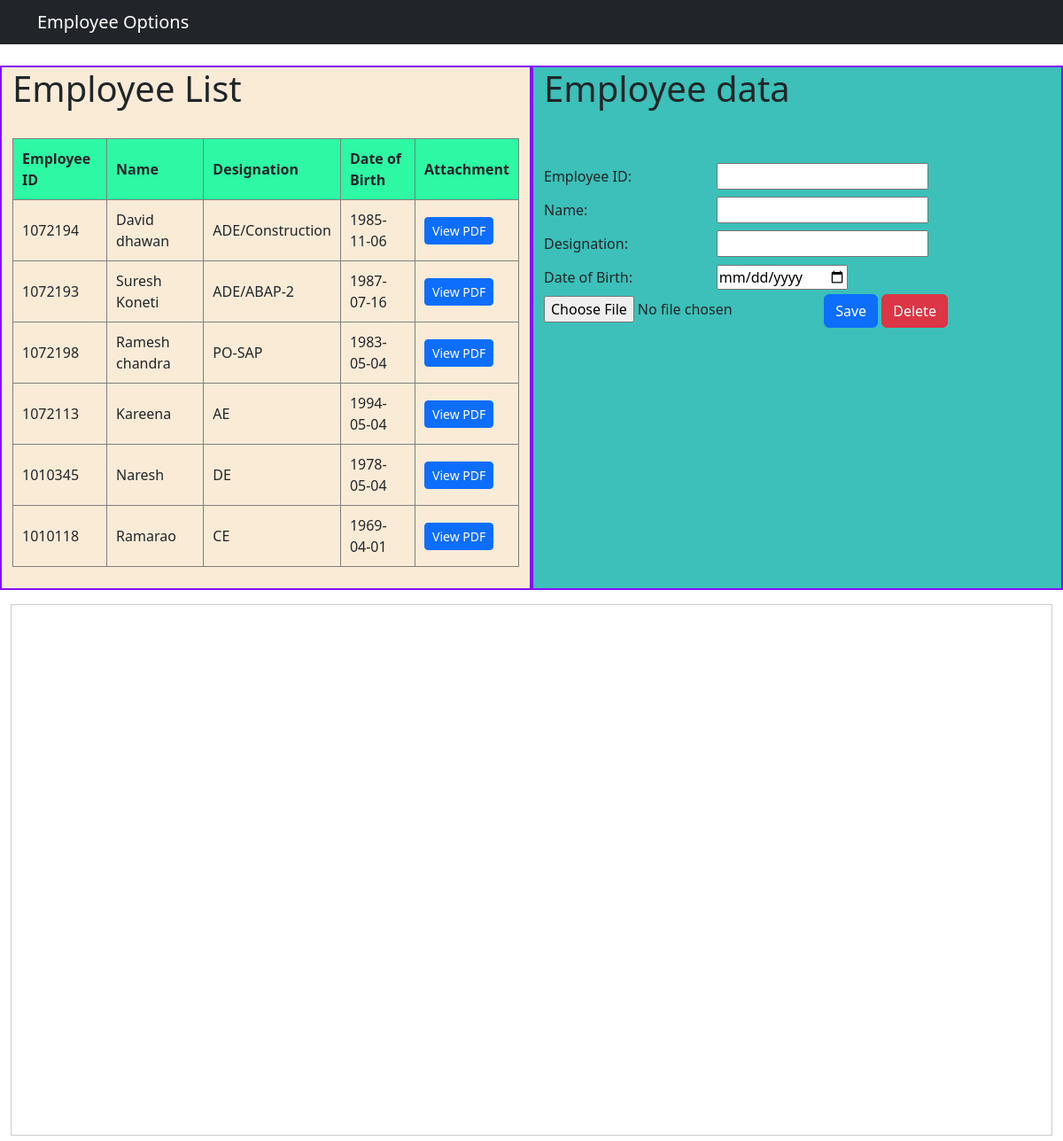
The page / on the database its author committed.
### tables this page shows
CREATE TABLE employee (
   pernr text PRIMARY KEY NOT NULL,
   name text,
   desig text,
   dob date
  , attachment text);

### app.py (the view)
@app.route("/")
def home():
    conn = sqlite3.connect("employee.db")
    cursor = conn.cursor()
    cursor.execute("SELECT * FROM employee")
    employees = cursor.fetchall()
    conn.close()
    return render_template("form.html", employees=employees)

### templates/form.html (shortened to what this page needs)
{% extends "base.html" %}
{% block content %}
   <div class="row">
    <div class="col-md-6" style="background-color: antiquewhite; border: #860df8 solid 2px;">
    <h1>Employee List</h1><br>
   <table border="1" cellpadding="10" cellspacing="0" class="table-bordered table-striped">
    <tr style="background-color: #2df8a4;">
        <th>Employee ID</th>
        <th>Name</th>
        <th>Designation</th>
        <th>Date of Birth</th>
        <th>Attachment</th>
    </tr>
    {% for emp in employees %}
<tr style="cursor: pointer;"
    onclick="fillform(
        this,
        '{{ emp[0] }}',
        '{{ emp[1] }}',
        '{{ emp[2] }}',
        '{{ emp[3] }}',
        '{{ emp[4] }}'
    )">
        <td>{{ emp[0] }}</td>
        <td>{{ emp[1] }}</td>
        <td>{{ emp[2] }}</td>
        <td>{{ emp[3] }}</td>
        <td><button class="btn btn-primary btn-sm" onclick="openPDF('{{ emp[0] }}')">View PDF</button></td>
    </tr>
    {% endfor %}
   </table><br>
    </div>
    <div class="col-md-6" style="background-color: rgb(60, 192, 185); border: #860df8 solid 2px;">
    <h1>Employee data</h1><br><br>
    <form method="POST" action="/submit" enctype="multipart/form-data">
        <div class="form-group">
            <label for="pernr" class="col-sm-4 col-form-label">Employee ID:</label>
            <input type="number" id="pernr" name="pernr" value="{{ item.pernr if item else '' }}" required>
        </div>
        <div class="form-group">
            <label for="name" class="col-sm-4 col-form-label">Name:</label>
            <input type="text" id="name" name="name" value="{{ item.name if item else '' }}" required>
        </div>
        <div class="form-group">
            <label for="desig" class="col-sm-4 col-form-label">Designation:</label>
            <input type="text" id="desig" name="desig" value="{{ item.desig if item else '' }}" required>
        </div>
        <div class="form-group">
            <label for="dob" class="col-sm-4 col-form-label">Date of Birth:</label>
            <input type="date" id="dob" name="dob" value="{{ item.dob if item else '' }}" required>
        </div><input type="hidden" id="action" name="action" value="create">
    <input type="file" name="attachment">
<input type="submit" value="Save" class="btn btn-primary">
<button type="button" class="btn btn-danger" onclick="delete_emp()" >
    Delete
</button>
    </form>
    </div>
   </div>
   <div class="col-md-12 mt-3">
    <iframe
        id="pdfviewer"
        width="100%"
        height="600px"
        style="border:1px solid #ccc;">
    </iframe>
</div>
{% endblock %}

### templates/base.html (shortened to what this page needs)
<!DOCTYPE html>
<html lang="en">
<head>
    <link href="https://cdn.jsdelivr.net/npm/bootstrap@5.3.0/dist/css/bootstrap.min.css" rel="stylesheet">
</head>
  <body data-message="{{ message }}">
    <nav class="navbar navbar-dark bg-dark">
      <div class="container">
        <span class="navbar-brand mb-0 h1">Employee Options</span>
      </div>
    </nav>
    <div class="container-fluid mt-4">
        {% block content %}{% endblock %}
    </div>
  </body>
</html>

### rows shown on the page
employee: pernr "1072194", name "David dhawan", desig "ADE/Construction", dob "1985-11-06"
employee: pernr "1072193", name "Suresh Koneti", desig "ADE/ABAP-2", dob "1987-07-16"
employee: pernr "1072198", name "Ramesh chandra", desig "PO-SAP", dob "1983-05-04"
employee: pernr "1072113", name "Kareena", desig "AE", dob "1994-05-04"
employee: pernr "1010345", name "Naresh", desig "DE", dob "1978-05-04"
employee: pernr "1010118", name "Ramarao", desig "CE", dob "1969-04-01"
